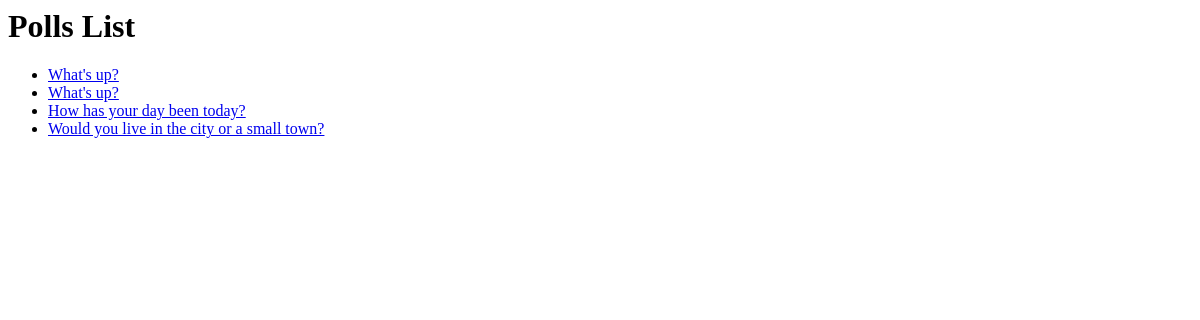
The page /polls/ on the database as committed earlier.
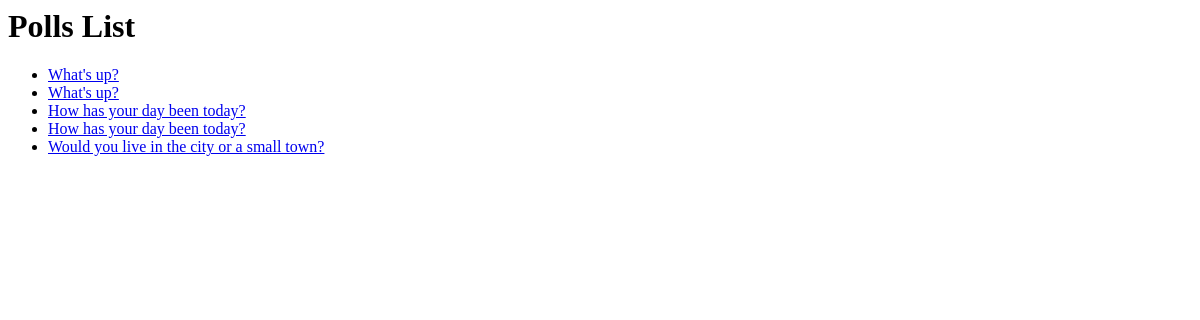
The same page on the database as committed later.
### polls/models.py (models this page shows, shortened)
class Question(models.Model):
    question_text = models.CharField(max_length=200)
    pub_date = models.DateTimeField('date published')

### polls/views.py (the view)
# urls.py: path('', views.IndexView.as_view(), name='index'),
class IndexView(generic.ListView):
    template_name = 'polls/index.html'
    context_object_name = 'latest_question_list'
    def get_queryset(self):
        return Question.objects.order_by('-pub_date')[:5]

### polls/registration/templates/polls/index.html (shortened to what this page needs)
<!-- {% load static %}
<link rel="stylesheet" type="text/css" href="{% static 'polls/style.css' %}"> -->
<h1>Polls List</h1>
{% if latest_question_list %}
    <ul>
    {% for question in latest_question_list %}
        <li><a href="{% url 'polls:detail' question.id %}">{{ question.question_text }}</a></li>
    {% endfor %}
    </ul>
{% else %}
    <p>No polls are available.</p>
{% endif %}

Rows that differ between the two databases and show on the page:
added Question: question_text "How has your day been today?"
